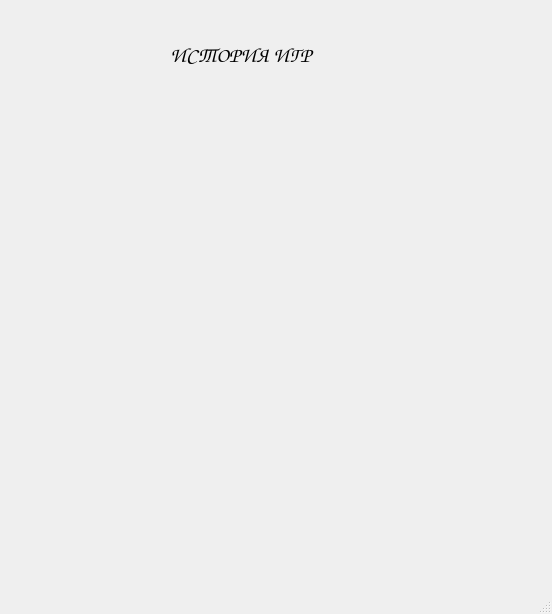
<?xml version="1.0" encoding="UTF-8"?>
<ui version="4.0">
 <class>HistotyWindow</class>
 <widget class="QMainWindow" name="HistotyWindow">
  <property name="geometry">
   <rect>
    <x>0</x>
    <y>0</y>
    <width>552</width>
    <height>614</height>
   </rect>
  </property>
  <property name="windowTitle">
   <string>ClickMe</string>
  </property>
  <widget class="QWidget" name="centralwidget">
   <widget class="QLabel" name="label">
    <property name="geometry">
     <rect>
      <x>-510</x>
      <y>-10</y>
      <width>1071</width>
      <height>571</height>
     </rect>
    </property>
    <property name="text">
     <string/>
    </property>
    <property name="pixmap">
     <pixmap>../1.jpg</pixmap>
    </property>
   </widget>
   <widget class="QLabel" name="label_2">
    <property name="geometry">
     <rect>
      <x>170</x>
      <y>30</y>
      <width>191</width>
      <height>51</height>
     </rect>
    </property>
    <property name="font">
     <font>
      <family>Comic Sans MS</family>
      <pointsize>16</pointsize>
     </font>
    </property>
    <property name="text">
     <string>ИСТОРИЯ ИГР</string>
    </property>
   </widget>
   <widget class="QLabel" name="historyLabel">
    <property name="geometry">
     <rect>
      <x>44</x>
      <y>95</y>
      <width>471</width>
      <height>431</height>
     </rect>
    </property>
    <property name="text">
     <string/>
    </property>
   </widget>
  </widget>
  <widget class="QMenuBar" name="menubar">
   <property name="geometry">
    <rect>
     <x>0</x>
     <y>0</y>
     <width>552</width>
     <height>26</height>
    </rect>
   </property>
  </widget>
  <widget class="QStatusBar" name="statusbar"/>
 </widget>
 <resources/>
 <connections/>
</ui>
